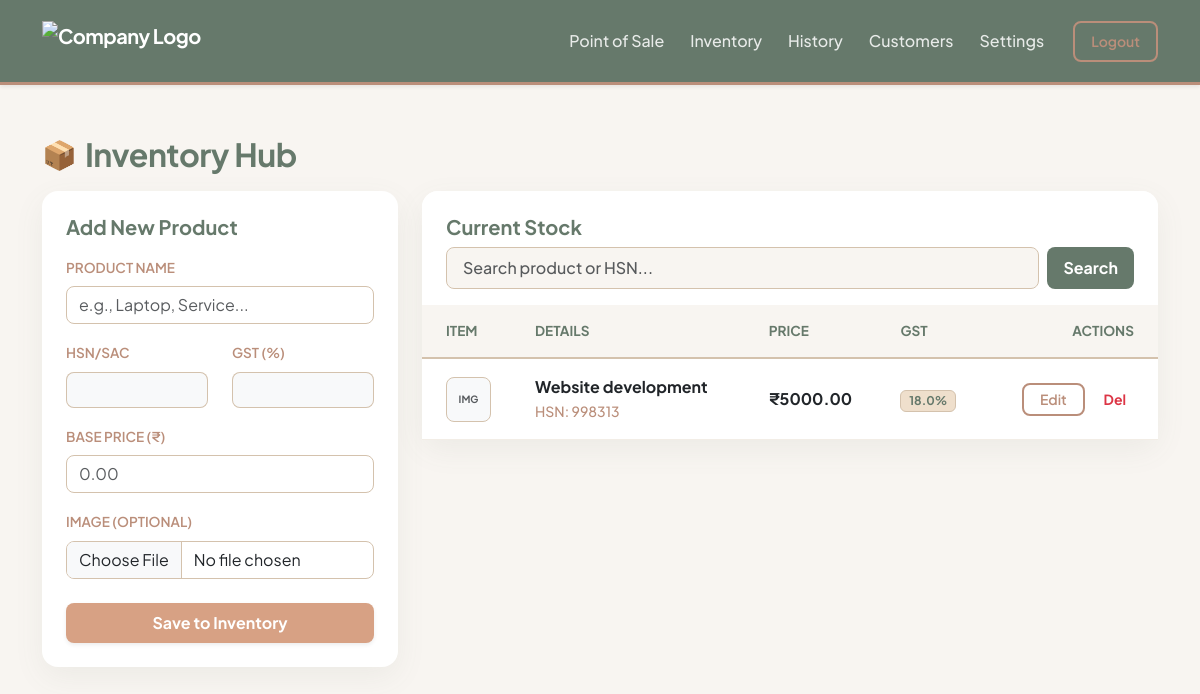
Page /inventory/add-product (signed in) on the earlier database version.
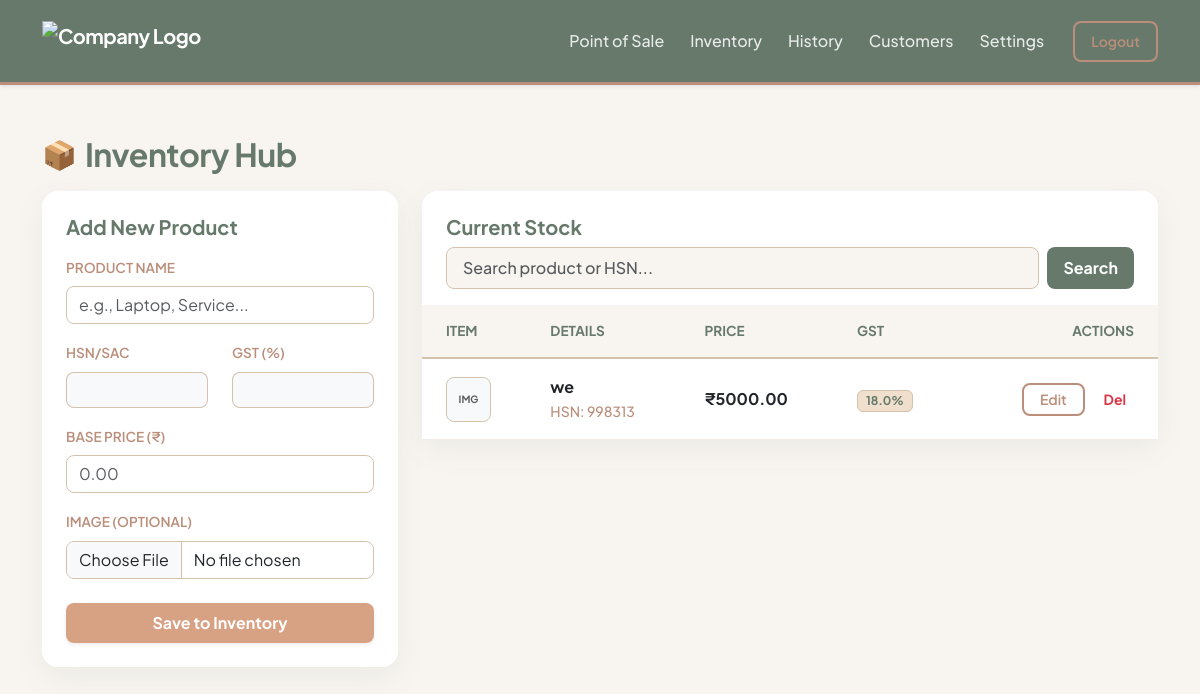
Same page on the later database version.
### core/models.py (models this page shows)
class Product(db.Model):
    __tablename__ = 'products'
    id = db.Column(db.Integer, primary_key=True)
    company_id = db.Column(db.Integer, db.ForeignKey('companies.id'), nullable=False) # ISOLATION
    name = db.Column(db.String(200), nullable=False)
    current_price = db.Column(db.Float, nullable=False)
    hsn_code = db.Column(db.String(20), nullable=True)
    gst_percentage = db.Column(db.Float, default=0.0)
    image_path = db.Column(db.String(255), nullable=True)

### core/inventory/routes.py (the view, shortened to what this page needs)
@inventory_bp.route('/add-product', methods=['GET', 'POST'])
def add_product():
    if not is_logged_in():
        flash("Please log in to access your inventory.", "warning")
        return redirect(url_for('auth.login'))
    company_id = session['company_id'] # Get the logged-in company's ID
    page = request.args.get('page', 1, type=int)
    search_query = request.args.get('search', '').strip()
    query = Product.query.filter_by(company_id=company_id)
    if search_query:
        query = query.filter(
            (Product.name.ilike(f'%{search_query}%')) |
            (Product.hsn_code.ilike(f'%{search_query}%'))
        )
    pagination = query.order_by(Product.id.desc()).paginate(page=page, per_page=10)
    return render_template(
        'inventory/add_product.html',
        pagination=pagination,
        search_query=search_query
    )

### core/inventory/routes.py (called while the page is built)
def is_logged_in():
    return 'company_id' in session

### core/templates/inventory/add_product.html (shortened to what the changed rows need)
{% extends "base.html" %}
{% block content %}
<div class="row mt-4 mb-3">
    <div class="col-12 d-flex align-items-center">
        <h2 class="inv-header mb-0">Inventory Hub</h2>
    </div>
</div>
<div class="row">
    <div class="col-md-8">
        <div class="card card-glass border-0">
            <div class="card-body p-0">
                <div class="table-responsive" style="max-height: 650px; overflow-y: auto;">
                    <table class="table table-inv mb-0">
                        <thead class="sticky-top">
                            <tr>
                                <th class="ps-4">Item</th>
                                <th>Details</th>
                                <th>Price</th>
                                <th>GST</th>
                                <th class="text-end pe-4">Actions</th>
                            </tr>
                        </thead>
                        <tbody>
                            {% for p in pagination.items %}
                            <tr>
                                <td class="ps-4">
                                    {% if p.image_path %}
                                        <img src="{{ url_for('static', filename=p.image_path) }}" alt="img" class="rounded-3 shadow-sm" style="width: 45px; height: 45px; object-fit: cover; border: 1px solid var(--color-sand);">
                                    {% else %}
                                        <div class="bg-light rounded-3 d-flex align-items-center justify-content-center text-muted fw-bold" style="width: 45px; height: 45px; font-size: 10px; border: 1px solid var(--color-sand);">IMG</div>
                                    {% endif %}
                                </td>
                                <td>
                                    <strong class="text-dark">{{ p.name }}</strong><br>
                                    <small class="text-taupe fw-medium">HSN: {{ p.hsn_code }}</small>
                                </td>
                                <td class="fw-bold">₹{{ "%.2f"|format(p.current_price) }}</td>
                                <td><span class="badge" style="background-color: var(--color-cream); color: var(--color-sage); border: 1px solid var(--color-sand);">{{ p.gst_percentage }}%</span></td>
                                <td class="text-end pe-4">
                                    <button class="btn btn-sm btn-outline-taupe px-3" data-bs-toggle="modal" data-bs-target="#editProductModal{{ p.id }}">Edit</button>
                                    <form action="/inventory/delete/{{ p.id }}" method="POST" class="d-inline" onsubmit="return confirm('Delete {{ p.name }}?');">
                                        <button type="submit" class="btn btn-sm text-danger bg-transparent border-0 fw-bold ms-2">Del</button>
                                    </form>
                                </td>
                            </tr>
                            {% endfor %}
                        </tbody>
                    </table>
                </div>
            </div>
        </div>
    </div>
</div>
{% endblock %}

Differences in the rows shown:
changed Product: name "Website development" → "we"
